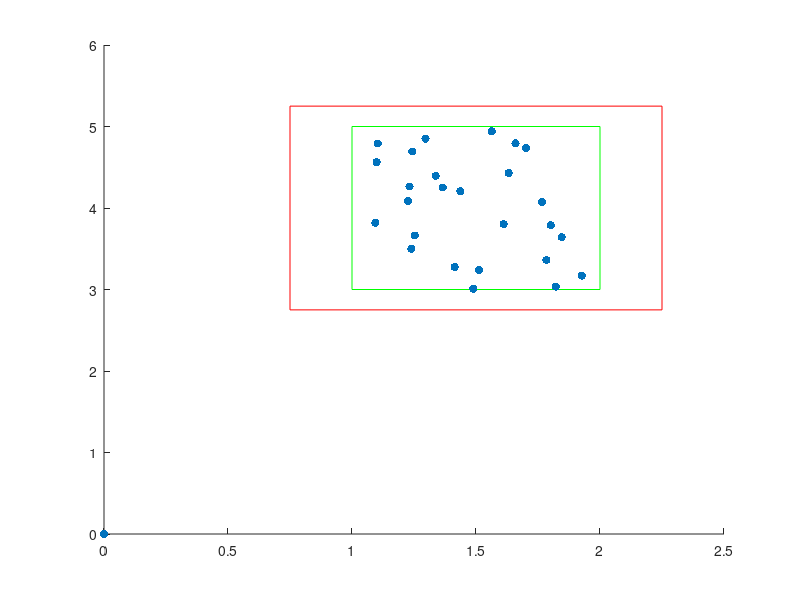

Write the MATLAB code that produced this figure.
%% Pre-lab A: Ploting Random Noise
%% Exercise 1 
%% Create a line on the 2D plane.
% Recall a line on a 2D plane can be defined by *only* two variables in the 
% form of  $y=\textrm{ax}+b$. This form illustrates all the lines except the vertical 
% ones, e.g. $x=3$. Of note, one may use the general form of $\textrm{Ax}+\textrm{By}=C$, 
% but it still has two variables if $B\not= 0$ because it is equivalent to $\frac{A}{B}x+\frac{B}{B\;}y=\frac{C}{B}$. 
% In this problem, we draw a line using the first approach and a random slop limited 
% to the range of (-2.5 , -0.5). The line passes from point$\left(0\ldotp 0,1\ldotp 
% 0\right)$. For this end, we use _rand()_ function that generates a uniformally 
% random number within the interval of $\left(0,1\right)$and apply a linear transformation 
% (i.e. multiplication and a summation) to its output. We then finally add $b$:

b = 1.0;                      % line passes the origin 
a = -2 * rand()  - 0.5      % creating a random slop
%% 
% Creating a line using vectors

N = 50;                     % numbr of points using to demonstrate a line
x = linspace(0, 10, 50);    
y = a * x + b;
clf reset                 % clearing the Figure
plot(x, y)
%% 
% Everything in MATLAB is a matrix...
%% Exercise 2
% In this exercise, we want to create $N$ random points and scatter them onto 
% the rectangle of $x\in \left(0\ldotp 75\;,2\ldotp 25\right)\;y\in \left(2\ldotp 
% 75,5\ldotp 25\right)$using _rand()_ with dual input:

rand(2,3)       % example for rand with two inputs
%% Part 1

N = 50;
x  = rand(1, N)
y= rand(1, N)
%% 
% Let's move our random horizontal locations (x) to the desired range, using 
% a linear transformation:

x= x * 1.5 + 0.75
y= y * 2.5 + 2.75  % .... your code here ... %
%% 
% Now we plot them:

scatter(x, y, 'filled')
xlabel('X')
ylabel('Y')
hold on
%% Part 2
% In this part, we want to find what percent of _N_ points inside the inner 
% green rectangle of $x\in \left(1\ldotp 0\;,2\ldotp 0\right)\;y\in \left(3\ldotp 
% 0,5\ldotp 0\right)$. We shall do so without and with a _for_ loop. The former 
% is:

rectangle('Position', [1.0 3.0 1.0 2.0] ,  "EdgeColor",'g');
rectangle('Position', [0.75 2.75 1.5 2.5], "EdgeColor",'r')
hold off
%% 
% Now we mark all the indices of vector _x_ within the horizontal range of the 
% green rectangle.

x_to_delete = x < 1.0   |   x > 2.0
%% 
% Next, you mark the ones for vector _y_:

y_to_delete = y < 3.0   |   y > 5.0;
points_to_delete = x_to_delete ==1  |   y_to_delete ==1
%% 
% One way to remove marked elements from a vector is to use _=[]_.

x(points_to_delete)=[];
y(points_to_delete)=[];
size(x)
size(y)
%% 
% Updated vectors _x_ and _y_ now have the same length and contain all the points 
% within the green range. Let's check that visually:

scatter(x, y, 'filled');
rectangle('Position', [1.0 3.0 1.0 2.0] ,  "EdgeColor",'g');
rectangle('Position', [0.75 2.75 1.5 2.5], "EdgeColor",'r');
%% 
% The ratio of the remaining points to the original one is:

ratio = length(x) / N
%% 
% Note $\textrm{rand}\left(\right)$ function distributes the data uniformly. 
% Therefore, as we increase the number of _N_ (try _N =1000_ and _10000_), the 
% number of remaining points gets closer to the ratio of the areas:
% 
% $$\frac{N\;\textrm{after}\;\textrm{removal}}{N\;\textrm{original}}=\frac{\textrm{area}\;\textrm{of}\;\textrm{the}\;\textrm{grean}\;\textrm{reactangle}}{\textrm{area}\;\textrm{of}\;\textrm{the}\;\textrm{red}\;\textrm{rectangle}}=\frac{1\ldotp 
% 0\times 2\ldotp 0}{1\ldotp 5\times 2\ldotp 5}=0\ldotp 533$$
%% Exercise 3
% Try to redo exercise 2 with a for loop. You should plot *the same figure as 
% exercise 2*.

x  = rand(1, N);
y= rand(1, N);
x(:)= x(:) * 1.5 + 0.75;
y(:)= y(:) * 2.5 + 2.75;

n = 1;
x_inner = [];
y_inner = [];

for i=1:N
    if ( x(i) >= 1.0     &   x(i) <= 2.0     &    y(i) >= 3.0     &   y(i) <= 5.0)
            x_inner(i) = x(i);
            y_inner(i) = y(i);
            n = n+1;
    end
end

scatter(x_inner, y_inner, 'filled');
rectangle('Position', [1.0 3.0 1.0 2.0] ,  "EdgeColor",'g');
rectangle('Position', [0.75 2.75 1.5 2.5], "EdgeColor",'r');
ratio = (n)/N
%% 
% Of note, vectors _x_ and _y_ changes in the beginning of this exercise. Therefore, 
% the values of _ration_ should be slightlly differnt compared to the previous 
% exercise; however, both numbers shall tend to 0.533 as you increase _N._